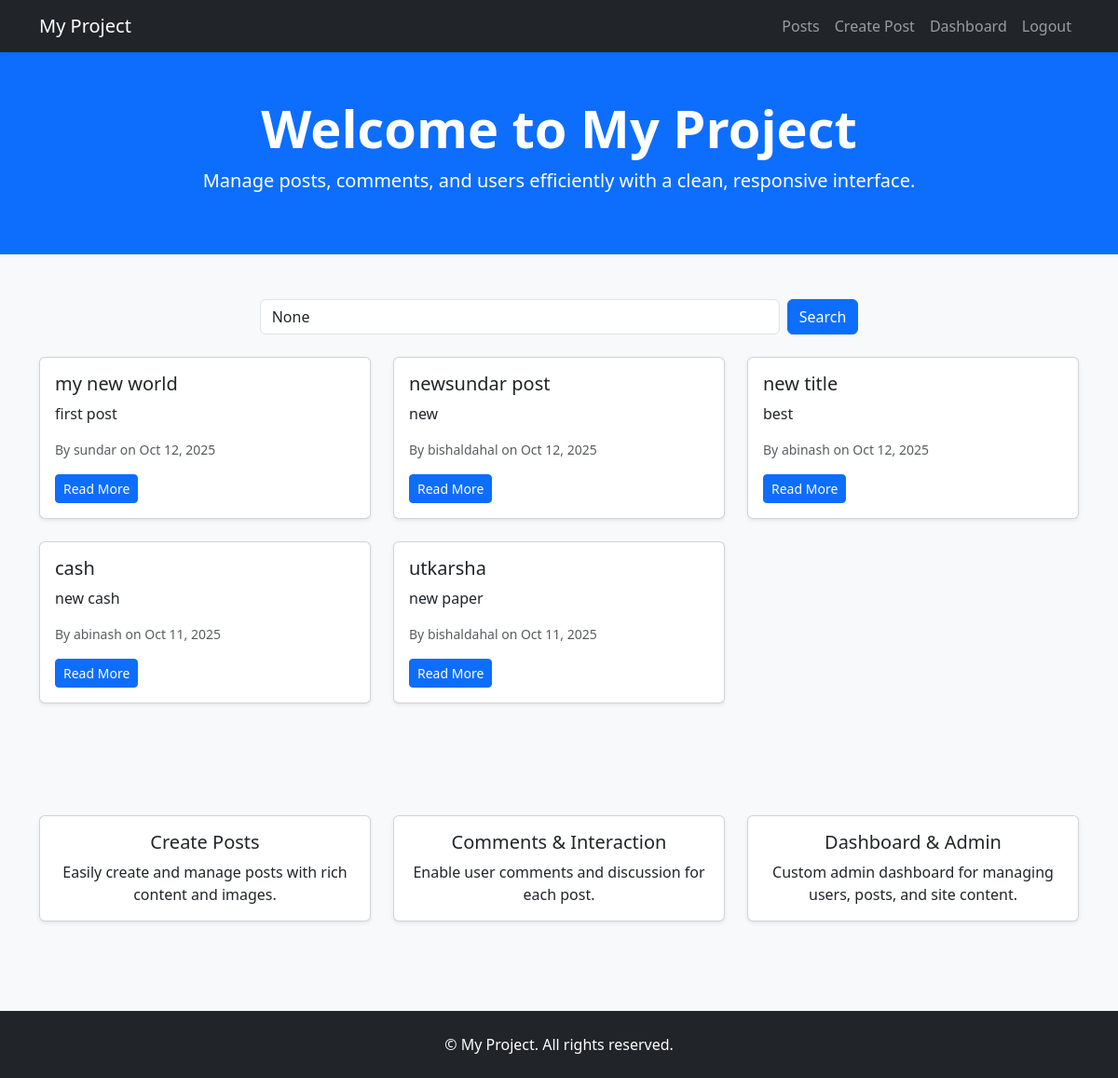
The app's page / (signed in) with its own data.
### blog/models.py (models this page shows, shortened)
class Post(models.Model):
    author = models.ForeignKey(User, on_delete=models.CASCADE)
    title = models.CharField(max_length=100)
    content = models.TextField()
    image = models.ImageField(upload_to='posts/', blank=True, null=True)
    created_at = models.DateTimeField(auto_now_add=True)
    author = models.ForeignKey(User, on_delete=models.CASCADE)

### blog/views.py (the view)
# urls.py: 2. Add a URL to urlpatterns:  path('', views.home, name='home')
def home(request):
    latest_posts = Post.objects.all().order_by('-created_at')[:5]
    query = request.GET.get('q')
    if query:
        latest_posts = Post.objects.filter(title__icontains=query).order_by('-created_at')
    return render(request, 'home.html', {'latest_posts': latest_posts, 'query': query})

### templates/home.html (shortened to what this page needs)
{% load static %}
<!DOCTYPE html>
<html lang="en">
<head>
    <link href="https://cdn.jsdelivr.net/npm/bootstrap@5.3.3/dist/css/bootstrap.min.css" rel="stylesheet">
</head>
<body class="bg-light">
<nav class="navbar navbar-expand-lg navbar-dark bg-dark shadow-sm">
    <div class="container">
        <a class="navbar-brand" href="{% url 'home' %}">My Project</a>
        <div class="collapse navbar-collapse" id="navbarNav">
            <ul class="navbar-nav ms-auto">
                {% if user.is_authenticated %}
                    <li class="nav-item"><a class="nav-link" href="{% url 'post_list' %}">Posts</a></li>
                    <li class="nav-item"><a class="nav-link" href="{% url 'create_post' %}">Create Post</a></li>
                    <li class="nav-item"><a class="nav-link" href="{% url 'dashboard' %}">Dashboard</a></li>
                    <li class="nav-item"><a class="nav-link" href="{% url 'logout' %}">Logout</a></li>
                {% else %}
                    <li class="nav-item"><a class="nav-link" href="{% url 'login' %}">Login</a></li>
                    <li class="nav-item"><a class="nav-link" href="{% url 'signup' %}">Sign Up</a></li>
                {% endif %}
            </ul>
        </div>
    </div>
</nav>
<section class="py-5 text-center bg-primary text-white">
    <div class="container">
        <h1 class="display-4 fw-bold">Welcome to My Project</h1>
        <p class="lead">Manage posts, comments, and users efficiently with a clean, responsive interface.</p>
    </div>
</section>
<section class="py-5">
    <div class="container">
        <form method="GET" class="mb-4 d-flex justify-content-center">
            <input type="text" name="q" class="form-control w-50 me-2" placeholder="Search posts..." value="{{ query }}">
            <button type="submit" class="btn btn-primary">Search</button>
        </form>
        <div class="row">
            {% for post in latest_posts %}
            <div class="col-md-4 mb-4">
                <div class="card h-100 shadow-sm">
                    <div class="card-body">
                        <h5 class="card-title">{{ post.title }}</h5>
                        <p class="card-text">{{ post.content|truncatewords:15 }}</p>
                        <p class="text-muted small">By {{ post.author.username }} on {{ post.created_at|date:"M d, Y" }}</p>
                        <a href="{% url 'post_detail' post.id %}" class="btn btn-sm btn-primary">Read More</a>
                    </div>
                </div>
            </div>
            {% empty %}
                <p class="text-center">No posts found.</p>
            {% endfor %}
        </div>
    </div>
</section>
<section class="py-5 bg-light">
    <div class="container">
        <div class="row text-center g-4">
            <div class="col-md-4">
                <div class="card h-100 shadow-sm">
                    <div class="card-body">
                        <h5 class="card-title">Create Posts</h5>
                        <p class="card-text">Easily create and manage posts with rich content and images.</p>
                    </div>
                </div>
            </div>
            <div class="col-md-4">
                <div class="card h-100 shadow-sm">
                    <div class="card-body">
                        <h5 class="card-title">Comments & Interaction</h5>
                        <p class="card-text">Enable user comments and discussion for each post.</p>
                    </div>
                </div>
            </div>
            <div class="col-md-4">
                <div class="card h-100 shadow-sm">
                    <div class="card-body">
                        <h5 class="card-title">Dashboard & Admin</h5>
                        <p class="card-text">Custom admin dashboard for managing users, posts, and site content.</p>
                    </div>
                </div>
            </div>
        </div>
    </div>
</section>
<footer class="py-4 bg-dark text-white mt-5">
    <div class="container text-center">
        <p class="mb-0">&copy; {{ now|date:"Y" }} My Project. All rights reserved.</p>
    </div>
</footer>
</body>
</html>

### records on screen
Post: title "my new world", content "first post", author.username "sundar", created_at "Oct 12, 2025"
Post: title "newsundar post", content "new", author.username "bishaldahal", created_at "Oct 12, 2025"
Post: title "new title", content "best", author.username "abinash", created_at "Oct 12, 2025"
Post: title "cash", content "new cash", author.username "abinash", created_at "Oct 11, 2025"
Post: title "utkarsha", content "new paper", author.username "bishaldahal", created_at "Oct 11, 2025"
